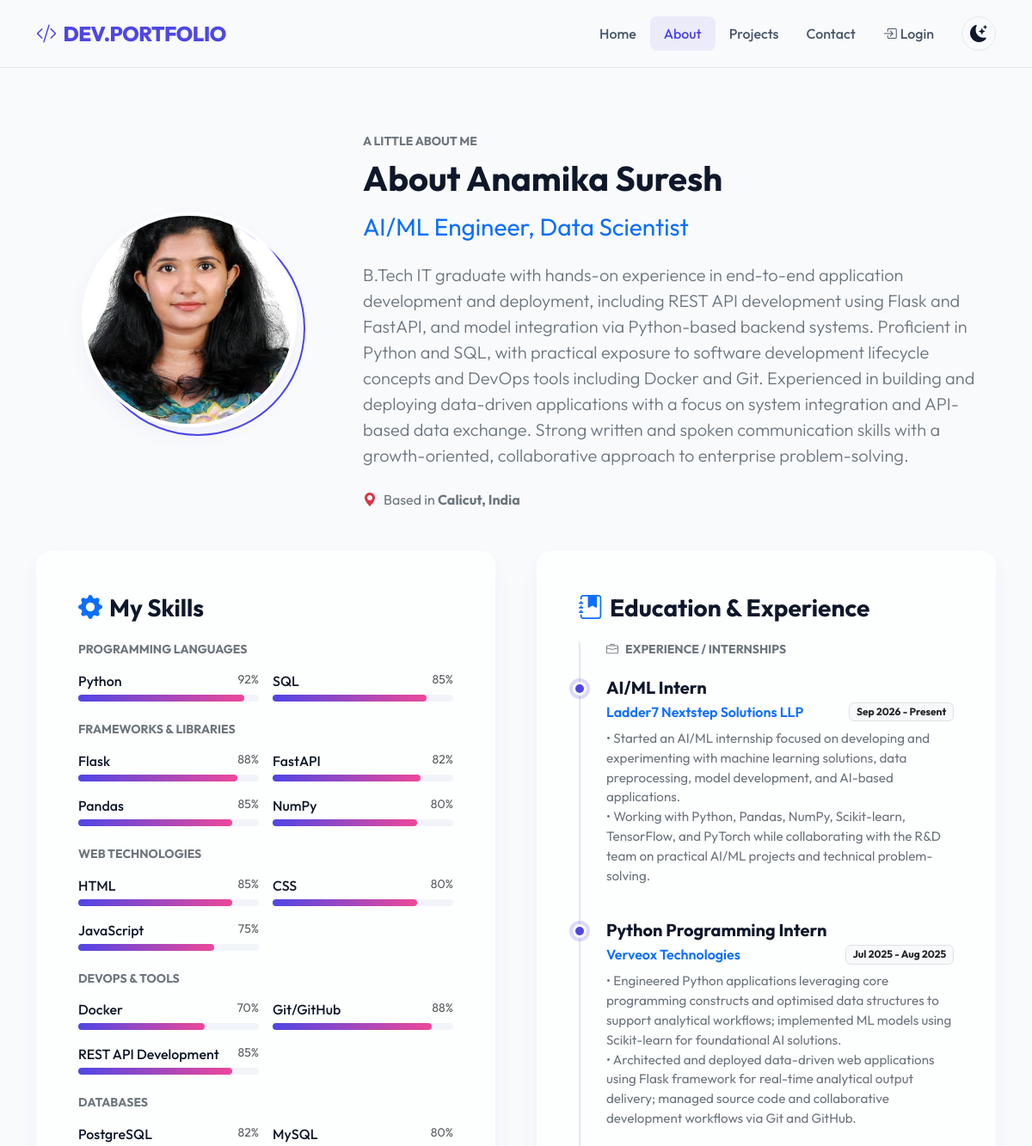
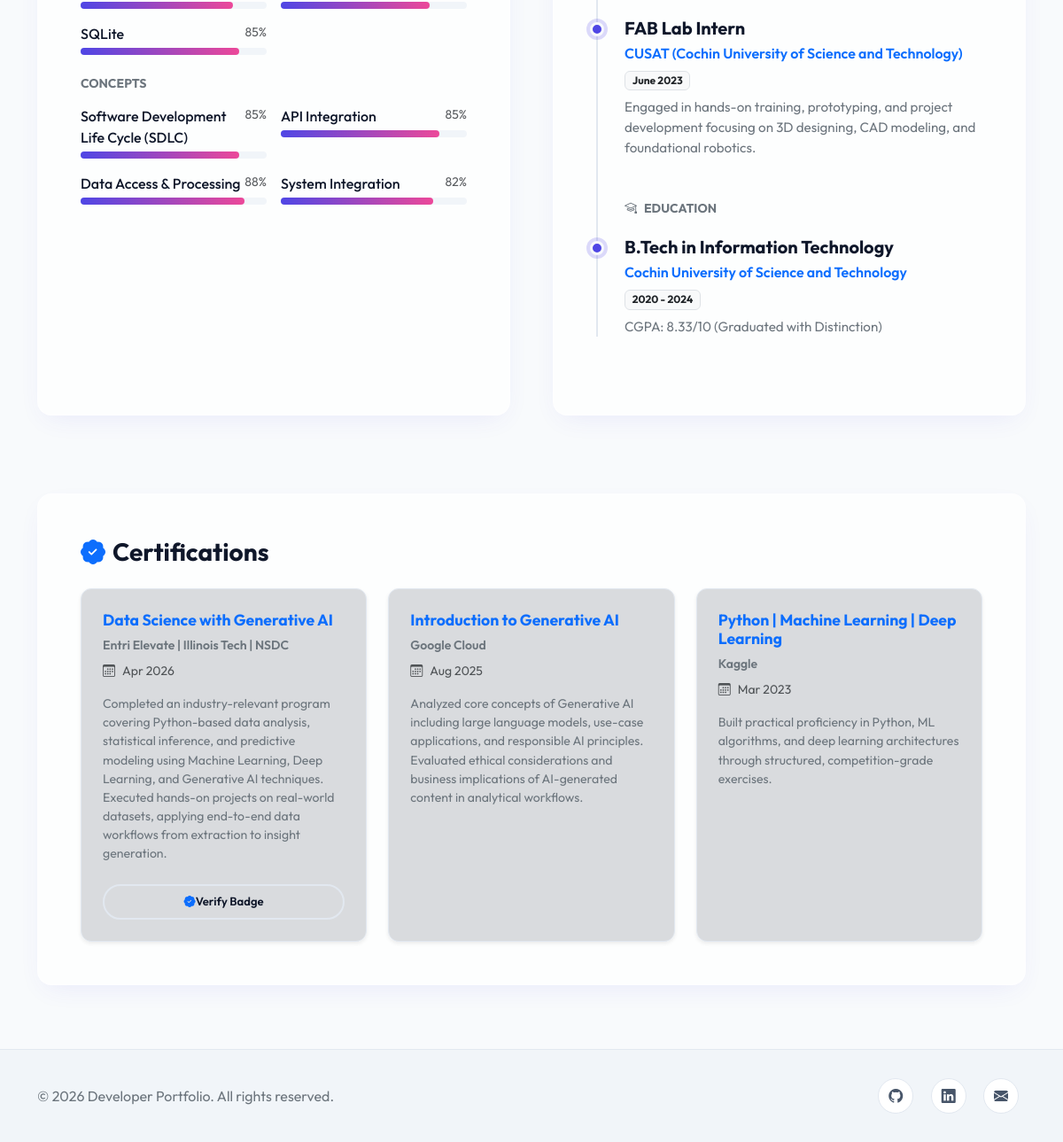
The page /about/ on the database its author committed (2 pictures, top to bottom).
### portfolio_app/models.py (models this page shows, shortened)
class Profile(models.Model):
    name = models.CharField(max_length=100)
    title = models.CharField(max_length=150)
    bio = models.TextField()
    profile_image = models.ImageField(upload_to='profile_images/', blank=True, null=True)
    location = models.CharField(max_length=100, blank=True)
    github_url = models.URLField(blank=True)
    linkedin_url = models.URLField(blank=True)

class Skill(models.Model):
    CATEGORY_CHOICES = [
        ('Languages', 'Programming Languages'),
        ('Frameworks', 'Frameworks & Libraries'),
        ('Web', 'Web Technologies'),
        ('DevOps', 'DevOps & Tools'),
        ('Databases', 'Databases'),
        ('Concepts', 'Concepts'),
    ]
    name = models.CharField(max_length=50)
    proficiency = models.IntegerField(default=80)  # Value between 0 and 100
    category = models.CharField(max_length=50, choices=CATEGORY_CHOICES, default='Languages')

class TimelineItem(models.Model):
    TYPE_CHOICES = [
        ('Experience', 'Professional Experience / Internship'),
        ('Education', 'Education'),
    ]
    title = models.CharField(max_length=150)
    institution = models.CharField(max_length=150)  # Company or school name
    period = models.CharField(max_length=100)       # e.g., "2020 - 2024"
    description = models.TextField(blank=True)      # Bullet points / details
    item_type = models.CharField(max_length=20, choices=TYPE_CHOICES, default='Experience')
    order = models.IntegerField(default=0)          # Control sorting order
    class Meta:
        ordering = ['order', '-id']

class Certification(models.Model):
    title = models.CharField(max_length=200)
    authority = models.CharField(max_length=150)
    date_earned = models.CharField(max_length=50)  # e.g., "April 2026"
    description = models.TextField(blank=True)
    credential_url = models.URLField(blank=True)

### portfolio_app/views.py (the view, shortened to what this page needs)
# urls.py: path('about/', views.about_view, name='about'),
def about_view(request):
    profile = Profile.objects.first()
    skills = Skill.objects.all()
    skills_by_category = {}
    for choice_val, choice_lbl in Skill.CATEGORY_CHOICES:
        skills_by_category[choice_lbl] = skills.filter(category=choice_val)
    experience_items = TimelineItem.objects.filter(item_type='Experience')
    education_items = TimelineItem.objects.filter(item_type='Education')
    certifications = Certification.objects.all()
    return render(request, 'portfolio_app/about.html', {
        'profile': profile,
        'skills_by_category': skills_by_category,
        'experience_items': experience_items,
        'education_items': education_items,
        'certifications': certifications
    })

### portfolio_app/context_processors.py (called while the page is built, shortened)
def profile_context(request):
    profile = Profile.objects.first()
    return {
        'global_profile': profile
    }

### portfolio_app/templates/portfolio_app/about.html (shortened to what this page needs)
{% extends 'portfolio_app/base.html' %}
{% load static %}
{% block content %}
<section class="py-5">
    <div class="container py-4">
        <div class="row align-items-center mb-5 animate-fade-in">
            <div class="col-lg-4 text-center mb-4 mb-lg-0">
                <div class="profile-img-container">
                    {% if profile.profile_image %}
                        <img src="{{ request.scheme }}://{{ request.get_host }}{{ profile.profile_image.url }}?v=1.1" alt="{{ profile.name }}" class="profile-img img-fluid">
                    {% else %}
                        <div class="profile-img d-flex align-items-center justify-content-center bg-secondary" style="width: 250px; height: 250px; border-radius: 50%;">
                            <i class="bi bi-person-fill text-secondary" style="font-size: 8rem; color: var(--accent) !important;"></i>
                        </div>
                    {% endif %}
                </div>
            </div>
            <div class="col-lg-8">
                <span class="text-uppercase text-secondary fw-bold small tracking-wider">A little about me</span>
                <h1 class="fw-bold mt-2 mb-3">About {{ profile.name }}</h1>
                <h3 class="text-primary fw-normal mb-4">{{ profile.title }}</h3>
                <div class="text-secondary lead mb-4">
                    {{ profile.bio|linebreaks }}
                </div>
                {% if profile.location %}
                    <p class="mb-0 text-secondary">
                        <i class="bi bi-geo-alt-fill text-danger me-2"></i>Based in <strong>{{ profile.location }}</strong>
                    </p>
                {% endif %}
            </div>
        </div>
        <div class="row g-5">
            <div class="col-lg-6 animate-fade-in">
                <div class="glass-panel p-4 p-md-5 h-100">
                    <h3 class="fw-bold mb-4"><i class="bi bi-gear-fill text-primary me-2"></i>My Skills</h3>
                    {% if skills_by_category %}
                        {% for category, skills in skills_by_category.items %}
                            <div class="mb-4">
                                <h5 class="fw-bold text-secondary text-uppercase small tracking-wide mb-3">{{ category }}</h5>
                                {% if skills %}
                                    <div class="row row-cols-1 row-cols-sm-2 g-3">
                                        {% for skill in skills %}
                                            <div class="col">
                                                <div class="d-flex justify-content-between mb-1">
                                                    <span class="fw-medium">{{ skill.name }}</span>
                                                    <span class="text-muted small">{{ skill.proficiency }}%</span>
                                                </div>
                                                <div class="progress progress-custom">
                                                    <div class="progress-bar progress-bar-custom" role="progressbar" style="width: {{ skill.proficiency }}%;" aria-valuenow="{{ skill.proficiency }}" aria-valuemin="0" aria-valuemax="100"></div>
                                                </div>
                                            </div>
                                        {% endfor %}
                                    </div>
                                {% else %}
                                    <p class="text-muted small">No skills added in this category.</p>
                                {% endif %}
                            </div>
                        {% endfor %}
                    {% else %}
                        <div class="text-center py-4">
                            <p class="text-secondary">No skills registered yet. Register skills in the Admin panel to show them here!</p>
                        </div>
                    {% endif %}
                </div>
            </div>
            <div class="col-lg-6 animate-fade-in">
                <div class="glass-panel p-4 p-md-5 h-100">
                    <h3 class="fw-bold mb-4"><i class="bi bi-journal-bookmark-fill text-primary me-2"></i>Education & Experience</h3>
                    <div class="timeline mt-3">
                        {% if experience_items or education_items %}
                            {% if experience_items %}
                                <h6 class="text-uppercase text-secondary fw-bold small tracking-wider mb-4"><i class="bi bi-briefcase me-2"></i>Experience / Internships</h6>
                                {% for item in experience_items %}
                                    <div class="timeline-item">
                                        <h5 class="fw-bold mb-1">{{ item.title }}</h5>
                                        <div class="d-flex justify-content-between align-items-center mb-2 flex-wrap gap-2">
                                            <span class="text-primary fw-semibold">{{ item.institution }}</span>
                                            <span class="badge bg-light text-dark border border-color">{{ item.period }}</span>
                                        </div>
                                        {% if item.description %}
                                            <p class="text-secondary mb-0" style="font-size: 0.95rem;">{{ item.description|linebreaksbr }}</p>
                                        {% endif %}
                                    </div>
                                {% endfor %}
                            {% endif %}
                            {% if education_items %}
                                <h6 class="text-uppercase text-secondary fw-bold small tracking-wider mb-4 mt-5"><i class="bi bi-mortarboard me-2"></i>Education</h6>
                                {% for item in education_items %}
                                    <div class="timeline-item">
                                        <h5 class="fw-bold mb-1">{{ item.title }}</h5>
                                        <div class="d-flex justify-content-between align-items-center mb-2 flex-wrap gap-2">
                                            <span class="text-primary fw-semibold">{{ item.institution }}</span>
                                            <span class="badge bg-light text-dark border border-color">{{ item.period }}</span>
                                        </div>
                                        {% if item.description %}
                                            <p class="text-secondary mb-0" style="font-size: 0.95rem;">{{ item.description|linebreaksbr }}</p>
                                        {% endif %}
                                    </div>
                                {% endfor %}
                            {% endif %}
                        {% else %}
                            <p class="text-muted">No timeline details loaded yet.</p>
                        {% endif %}
                    </div>
                </div>
            </div>
        </div>
        <div class="row mt-5 pt-3 g-4 animate-fade-in" style="animation-delay: 0.1s;">
            <div class="col-12">
                <div class="glass-panel p-4 p-md-5">
                    <h3 class="fw-bold mb-4"><i class="bi bi-patch-check-fill text-primary me-2"></i>Certifications</h3>
                    {% if certifications %}
                        <div class="row row-cols-1 row-cols-md-3 g-4">
                            {% for cert in certifications %}
                                <div class="col">
                                    <div class="card h-100 bg-secondary bg-opacity-25 border-0 p-3 shadow-sm" style="border-radius: 12px; background: rgba(var(--accent-rgb), 0.03); border: 1px solid var(--border-color) !important;">
                                        <div class="card-body p-2 d-flex flex-column h-100">
                                            <h5 class="card-title fw-bold text-primary mb-2" style="font-size: 1.1rem;">{{ cert.title }}</h5>
                                            <p class="text-secondary fw-semibold small mb-2">{{ cert.authority }}</p>
                                            <p class="text-muted small mb-3"><i class="bi bi-calendar3 me-2"></i>{{ cert.date_earned }}</p>
                                            {% if cert.description %}
                                                <p class="card-text text-secondary small mb-3" style="font-size: 0.88rem;">{{ cert.description }}</p>
                                            {% endif %}
                                            {% if cert.credential_url %}
                                                <div class="mt-auto pt-2">
                                                    <a href="{{ cert.credential_url }}" target="_blank" class="btn btn-outline-custom w-100 py-2 btn-sm" style="font-size: 0.82rem; border-radius: 20px;">
                                                        <i class="bi bi-patch-check-fill me-1.5 text-primary"></i>Verify Badge
                                                    </a>
                                                </div>
                                            {% endif %}
                                        </div>
                                    </div>
                                </div>
                            {% endfor %}
                        </div>
                    {% else %}
                        <p class="text-secondary mb-0">No certifications registered yet.</p>
                    {% endif %}
                </div>
            </div>
        </div>
    </div>
</section>
{% endblock %}

### static/css/style.css (style rules this page uses)
:root { --bg-primary: #f8fafc; --bg-secondary: #f1f5f9; --bg-surface: #ffffff; --text-primary: #0f172a; --text-secondary: #475569; --accent: #4f46e5; --accent-rgb: 79, 70, 229; --accent-hover: #3730a3; --border-color: #e2e8f0; --glass-bg: rgba(255, 255, 255, 0.7); --glass-border: rgba(255, 255, 255, 0.4); --shadow: 0 10px 30px -10px rgba(79, 70, 229, 0.1); --shadow-lg: 0 20px 40px -15px rgba(79, 70, 229, 0.15); --navbar-bg: rgba(248, 250, 252, 0.8); --transition-speed: 0.3s; }
* { margin: 0; padding: 0; box-sizing: border-box; }
body { font-family: 'Outfit', sans-serif; background-color: var(--bg-primary); color: var(--text-primary); transition: background-color var(--transition-speed) ease, color var(--transition-speed) ease; overflow-x: hidden; min-height: 100vh; display: flex; flex-direction: column; }
.glass-panel { background: var(--glass-bg); backdrop-filter: blur(12px); -webkit-backdrop-filter: blur(12px); border: 1px solid var(--glass-border); border-radius: 16px; box-shadow: var(--shadow); transition: transform var(--transition-speed) ease, box-shadow var(--transition-speed) ease; }
.btn-outline-custom { background: transparent; color: var(--text-primary) !important; border: 2px solid var(--border-color); padding: 0.8rem 1.8rem; font-weight: 600; border-radius: 30px; transition: all 0.3s ease; }
.progress-custom { height: 8px; background-color: var(--bg-secondary); border-radius: 10px; overflow: visible; }
.progress-bar-custom { background: linear-gradient(90deg, var(--accent) 0%, #ec4899 100%); border-radius: 10px; position: relative; }
.timeline { position: relative; padding-left: 30px; border-left: 2px solid var(--border-color); }
.timeline-item { position: relative; margin-bottom: 2.5rem; }
.timeline-item::before { content: ''; position: absolute; width: 16px; height: 16px; border-radius: 50%; background-color: var(--accent); border: 3px solid var(--bg-primary); left: -39px; top: 5px; box-shadow: 0 0 0 4px rgba(var(--accent-rgb), 0.2); transition: all 0.3s ease; }
.profile-img-container { position: relative; display: inline-block; }
.profile-img-container::before { content: ''; position: absolute; top: 10px; left: 10px; width: 100%; height: 100%; border-radius: 50%; border: 2px solid var(--accent); z-index: -1; transition: all 0.3s ease; }
.profile-img { width: 250px; height: 250px; border-radius: 50%; object-fit: cover; border: 4px solid var(--bg-surface); box-shadow: var(--shadow); }
.animate-fade-in { animation: fadeIn 0.8s ease forwards; }

### rows shown on the page
Profile: profile_image (picture), name "Anamika Suresh", title "AI/ML Engineer, Data Scientist", bio "B.Tech IT graduate with hands-on experience in end-to-end application development and deployment, including REST API development using Flask and FastAPI, and model integration via Python-based backend systems. Proficient in Python and SQL, with practical exposure to software development lifecycle concepts and DevOps tools including Docker and Git. Experienced in building and deploying data-driven applications with a focus on system integration and API-based data exchange. Strong written and spoken communication skills with a growth-oriented, collaborative approach to enterprise problem-solving.", location "Calicut, India"
Skill: name "Python", proficiency "92"
Skill: name "SQL", proficiency "85"
Skill: name "Flask", proficiency "88"
Skill: name "FastAPI", proficiency "82"
Skill: name "Pandas", proficiency "85"
Skill: name "NumPy", proficiency "80"
Skill: name "HTML", proficiency "85"
Skill: name "CSS", proficiency "80"
Skill: name "JavaScript", proficiency "75"
Skill: name "Docker", proficiency "70"
Skill: name "Git/GitHub", proficiency "88"
Skill: name "REST API Development", proficiency "85"
Skill: name "PostgreSQL", proficiency "82"
Skill: name "MySQL", proficiency "80"
Skill: name "SQLite", proficiency "85"
Skill: name "Software Development Life Cycle (SDLC)", proficiency "85"
Skill: name "API Integration", proficiency "85"
Skill: name "Data Access & Processing", proficiency "88"
Skill: name "System Integration", proficiency "82"
TimelineItem: title "AI/ML Intern", institution "Ladder7 Nextstep Solutions LLP", period "Sep 2026 - Present", description "• Started an AI/ML internship focused on developing and experimenting with machine learning solutions, data preprocessing, model development, and AI-based applications. • Working with Python, Pandas, NumPy, Scikit-learn, TensorFlow, and PyTorch while collaborating with the R&D team on practical AI/ML projects and technical problem-solving."
TimelineItem: title "Python Programming Intern", institution "Verveox Technologies", period "Jul 2025 - Aug 2025", description "• Engineered Python applications leveraging core programming constructs and optimised data structures to support analytical workflows; implemented ML models using Scikit-learn for foundational AI solutions. • Architected and deployed data-driven web applications using Flask framework for real-time analytical output delivery; managed source code and collaborative development workflows via Git and GitHub."
TimelineItem: title "FAB Lab Intern", institution "CUSAT (Cochin University of Science and Technology)", period "June 2023", description "Engaged in hands-on training, prototyping, and project development focusing on 3D designing, CAD modeling, and foundational robotics."
TimelineItem: title "B.Tech in Information Technology", institution "Cochin University of Science and Technology", period "2020 - 2024", description "CGPA: 8.33/10 (Graduated with Distinction)"
Certification: title "Data Science with Generative AI", authority "Entri Elevate | Illinois Tech | NSDC", date_earned "Apr 2026", description "Completed an industry-relevant program covering Python-based data analysis, statistical inference, and predictive modeling using Machine Learning, Deep Learning, and Generative AI techniques. Executed hands-on projects on real-world datasets, applying end-to-end data workflows from extraction to insight generation."
Certification: title "Introduction to Generative AI", authority "Google Cloud", date_earned "Aug 2025", description "Analyzed core concepts of Generative AI including large language models, use-case applications, and responsible AI principles. Evaluated ethical considerations and business implications of AI-generated content in analytical workflows."
Certification: title "Python | Machine Learning | Deep Learning", authority "Kaggle", date_earned "Mar 2023", description "Built practical proficiency in Python, ML algorithms, and deep learning architectures through structured, competition-grade exercises."

### other values the page prints
{{ category }} "PROGRAMMING LANGUAGES" "FRAMEWORKS & LIBRARIES" "WEB TECHNOLOGIES" "DEVOPS & TOOLS" "DATABASES" "CONCEPTS"
